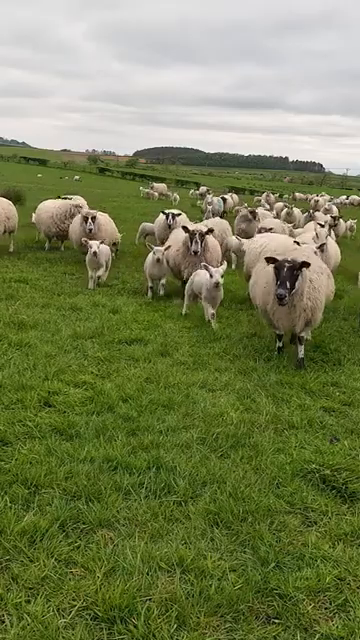
#> input picture frame 16 of data/object_detection/sheeps.mp4, 360 x 640 px
$ python valid_20250730210433_psg_gemma3:27b.py
#> lines starting #> are read from the running program, lines starting #| are printed output that depends on the picture; after the words box and inside, x2 and y2 are one past the last pixel; in counts of white or black regions, pixels touching at a corner belong together
import cv2
import numpy as np

# Phase 1: Setup
# 1.2. Paths/Parameters
model_path  = "models/ssd-mobilenet_v1/detect.tflite"
input_path  = "data/object_detection/sheeps.mp4"
output_path  = "results/object_detection/test_results/sheeps_detections.mp4"
label_path  = "models/ssd-mobilenet_v1/labelmap.txt"

# 1.3. Load Labels
try:
    with open(label_path, 'r') as f:
        labels = [line.strip() for line in f]
except FileNotFoundError:
    labels = []  # Use an empty list if labels file is not found

# Load the TFLite model (This part would be implemented if using a TFLite interpreter. For this example we will simulate the model output)

# Phase 2: Input Acquisition & Preprocessing Loop (Implement based on main prompt's input description)
# 2.1. Acquire Input Data
cap = cv2.VideoCapture(input_path)
if not cap.isOpened():
    print("Error opening video file")
    exit()

frame_width = int(cap.get(3))
frame_height = int(cap.get(4))

# Define the codec and create VideoWriter object
fourcc = cv2.VideoWriter_fourcc(*'mp4v')
out = cv2.VideoWriter(output_path, fourcc, 20.0, (frame_width, frame_height))


while True:
    ret, frame = cap.read()
#> frame is the input picture: shape (640, 360, 3); mean B, G, R 84.6, 127.9, 119.5
    if not ret:
        break

    # 2.2. Preprocess Data (Simulating the preprocessing)
    # In a real implementation, you would resize, normalize, and convert the image to a NumPy array matching the model's input requirements.
    resized_frame = cv2.resize(frame, (300, 300))
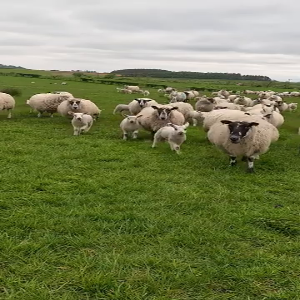
#> resized_frame: shape (300, 300, 3); mean B, G, R 84.5, 127.8, 119.4
    input_data = np.expand_dims(resized_frame, axis=0)  # Add batch dimension

    # Phase 3: Inference (Simulating Inference)
    # Replace this section with actual TFLite inference code if you were using a TFLite interpreter.
    # Here we simulate a detection output with bounding boxes and classes.
    # Simulated output (replace with actual inference output)
    boxes = np.array([[50, 50, 150, 150], [200, 200, 300, 300]])  # Example bounding boxes
    classes = np.array([0, 1])  # Example class indices
    scores = np.array([0.9, 0.8])

    # Phase 4: Output Interpretation & Handling Loop (Implement based on main prompt's application and output descriptions)
    # 4.2. Interpret Results
    # Map class indices to labels
    detected_objects = []
    for i in range(len(classes)):
        if scores[i] > 0.5: #threshold
            class_name = labels[classes[i]] if labels else str(classes[i])
            detected_objects.append((class_name, scores[i], boxes[i]))

    # 4.3. Handle Output
    # Draw bounding boxes and labels on the frame
    for class_name, score, box in detected_objects:
        x1, y1, x2, y2 = map(int, box)
        cv2.rectangle(frame, (x1, y1), (x2, y2), (0, 255, 0), 2)
        label = f"{class_name}: {score:.2f}"
        cv2.putText(frame, label, (x1, y1 - 10), cv2.FONT_HERSHEY_SIMPLEX, 0.5, (0, 255, 0), 2)
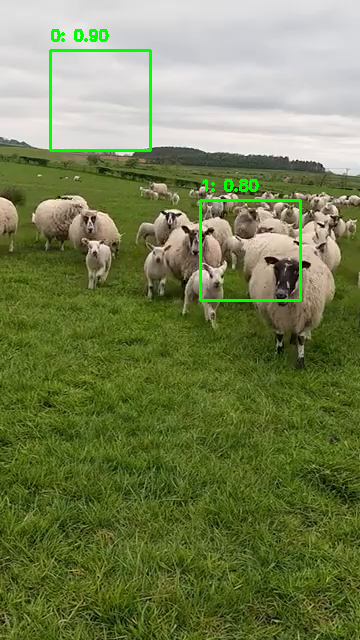
#> frame: shape (640, 360, 3); 1.36% of pixels changed, all inside (x1, y1, x2, y2) = (49, 29, 302, 302)

    # Write the output frame to the video file
    out.write(frame)


# Phase 5: Cleanup
cap.release()
out.release()
cv2.destroyAllWindows()

$ run again, starting later in the video
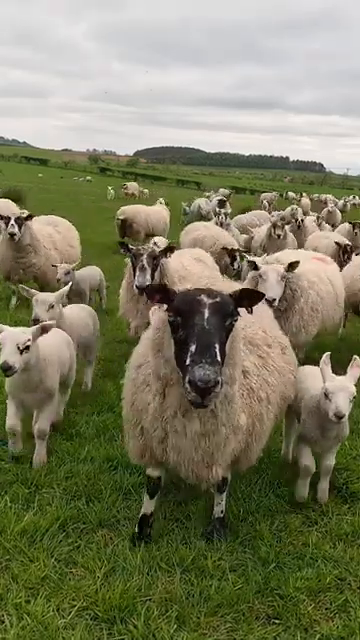
#> input picture frame 74 of data/object_detection/sheeps.mp4, 360 x 640 px
#> frame is the input picture: shape (640, 360, 3); mean B, G, R 97, 124.5, 124.9
#> `resized_frame = cv2.resize(frame, (300, 300))`:
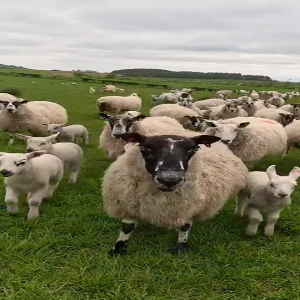
#> resized_frame: shape (300, 300, 3); mean B, G, R 96.9, 124.4, 124.8
#> after the loop `for class_name, score, box in detected_objects:`:
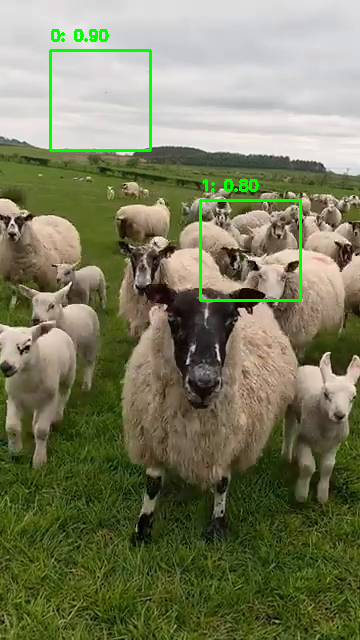
#> frame: shape (640, 360, 3); 1.36% of pixels changed, all inside (x1, y1, x2, y2) = (49, 29, 302, 302)

$ run again, starting later in the video
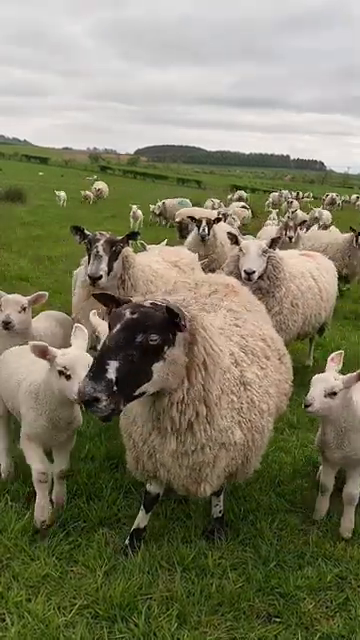
#> input picture frame 132 of data/object_detection/sheeps.mp4, 360 x 640 px
#> frame is the input picture: shape (640, 360, 3); mean B, G, R 97.6, 123.2, 125.3
#> `resized_frame = cv2.resize(frame, (300, 300))`:
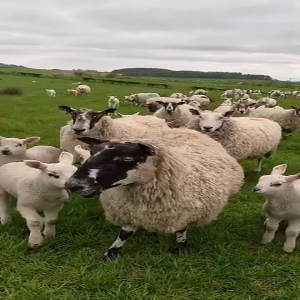
#> resized_frame: shape (300, 300, 3); mean B, G, R 97.5, 123.1, 125.2
#> after the loop `for class_name, score, box in detected_objects:`:
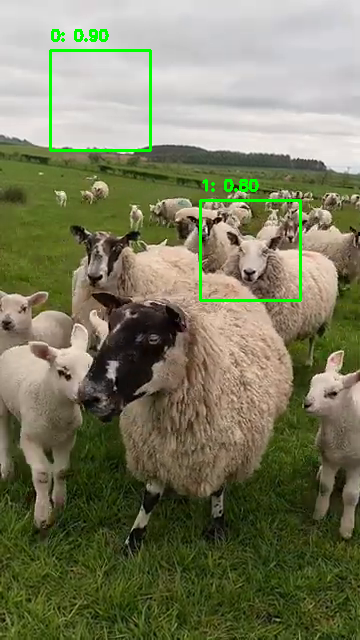
#> frame: shape (640, 360, 3); 1.36% of pixels changed, all inside (x1, y1, x2, y2) = (49, 29, 302, 302)
